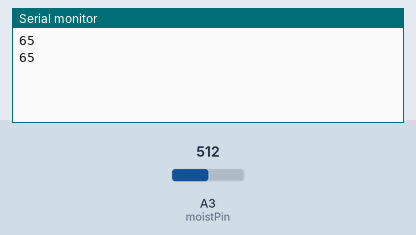
This sketch was run on a simulated Arduino Uno, built with avr-gcc and run on an emulated ATmega328P. On the bench: the last lines printed to the serial monitor. The test bench sets the inputs (shaded band); at power-on: A3 (moistPin) = 512.

Above: at 1.8 s.
1.9 s: A3 (moistPin) set to 716
At 2.4 s:
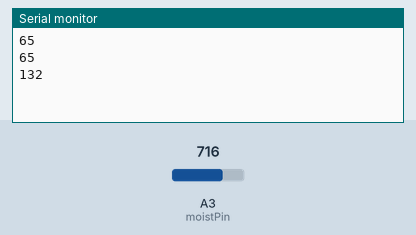
3.4 s: A3 (moistPin) set to 900
At 4.8 s:
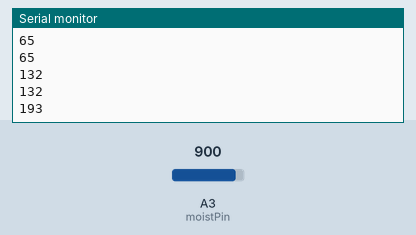
Timing chart, 0 to 6.4 s (numbered marks = the images above; inputs shaded):
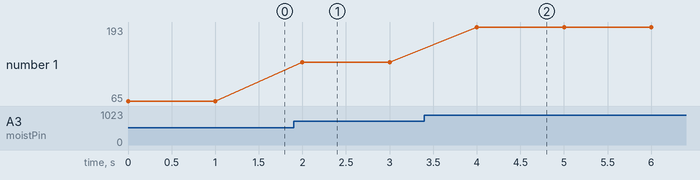

Measured:
- after the input at 1.9 s, the serial monitor: prints a new line after 0.10 s (image 1)
- after the input at 3.4 s, the serial monitor: prints a new line after 0.60 s (image 2)
- plotted number 1: 65 → 132 after the input at 1.9 s, 132 → 193 after the input at 3.4 s

The sketch:

Moisture_Sensor.ino
```cpp
int moistPin = A3;
int moistVal, soilPercent;
int airVal = 314;
int waterVal = 617;
String moistValStr;
void setup() {
  Serial.begin(9600);
  }

void loop() {
  moistVal = analogRead(moistPin);
  soilPercent = map(moistVal, airVal, waterVal, 0, 100);
  moistValStr = String(soilPercent);
  Serial.println(moistValStr);
  delay(1000);

  }
```
